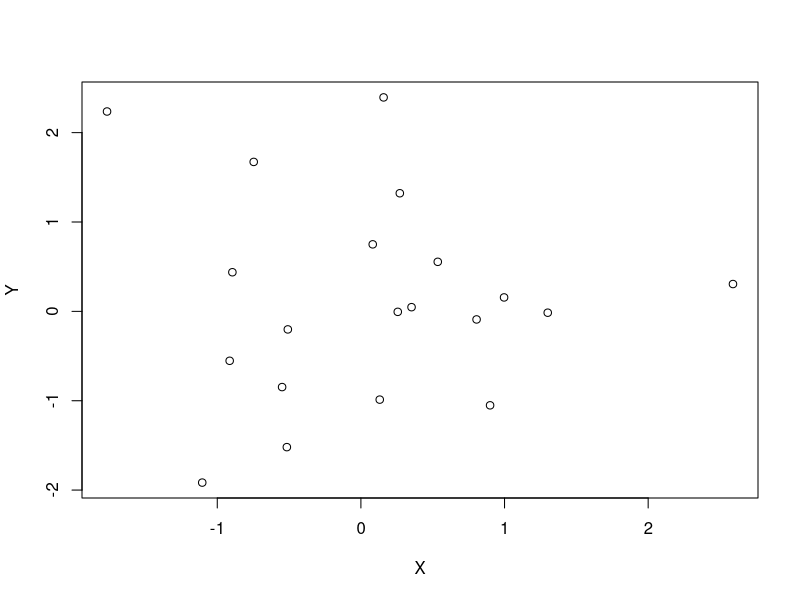
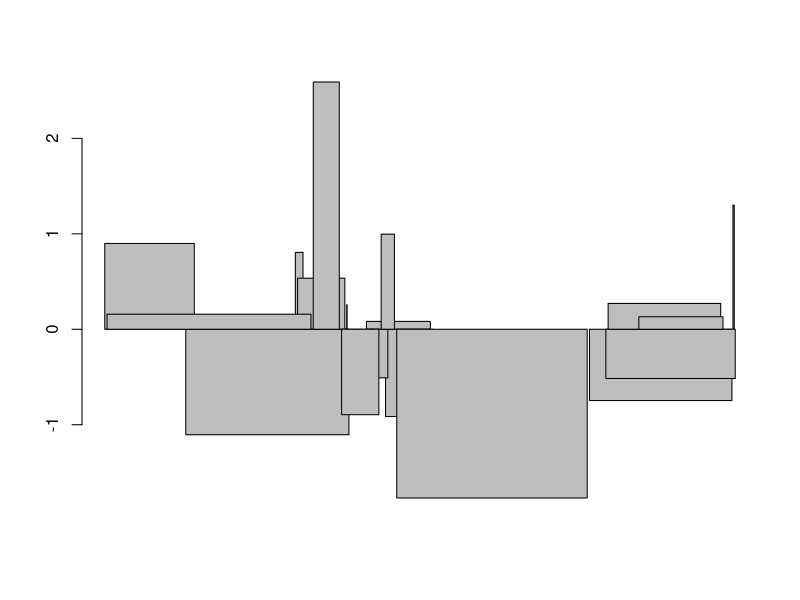

Write R code to recreate these figures, in order.
######example code#############

X<-rnorm(20)
Y<-rnorm(20)
plot(X,Y)

print("Hello world!")
print("YIkes!")

print("Am I here?")
barplot(X,Y)

print("second test2")
